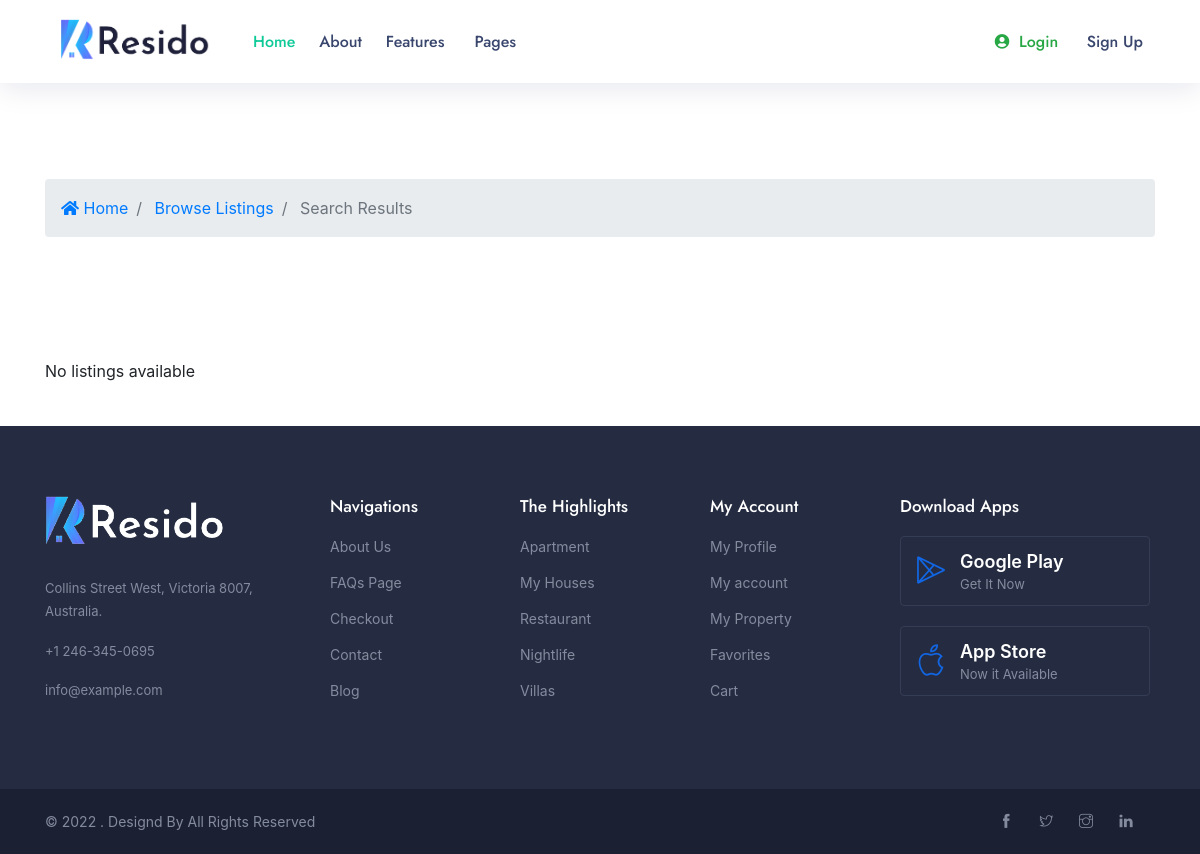
The app's page /search/, older data.
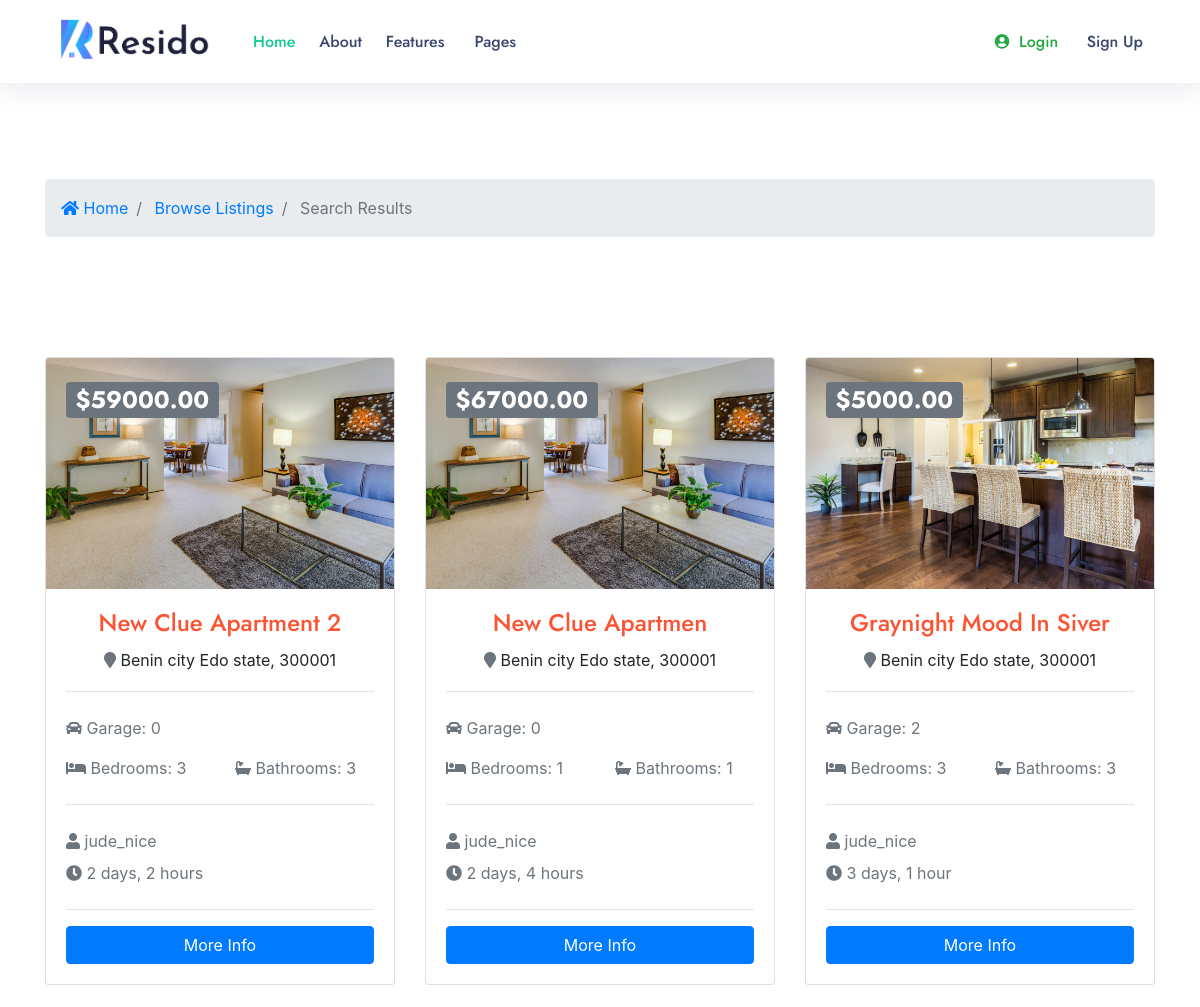
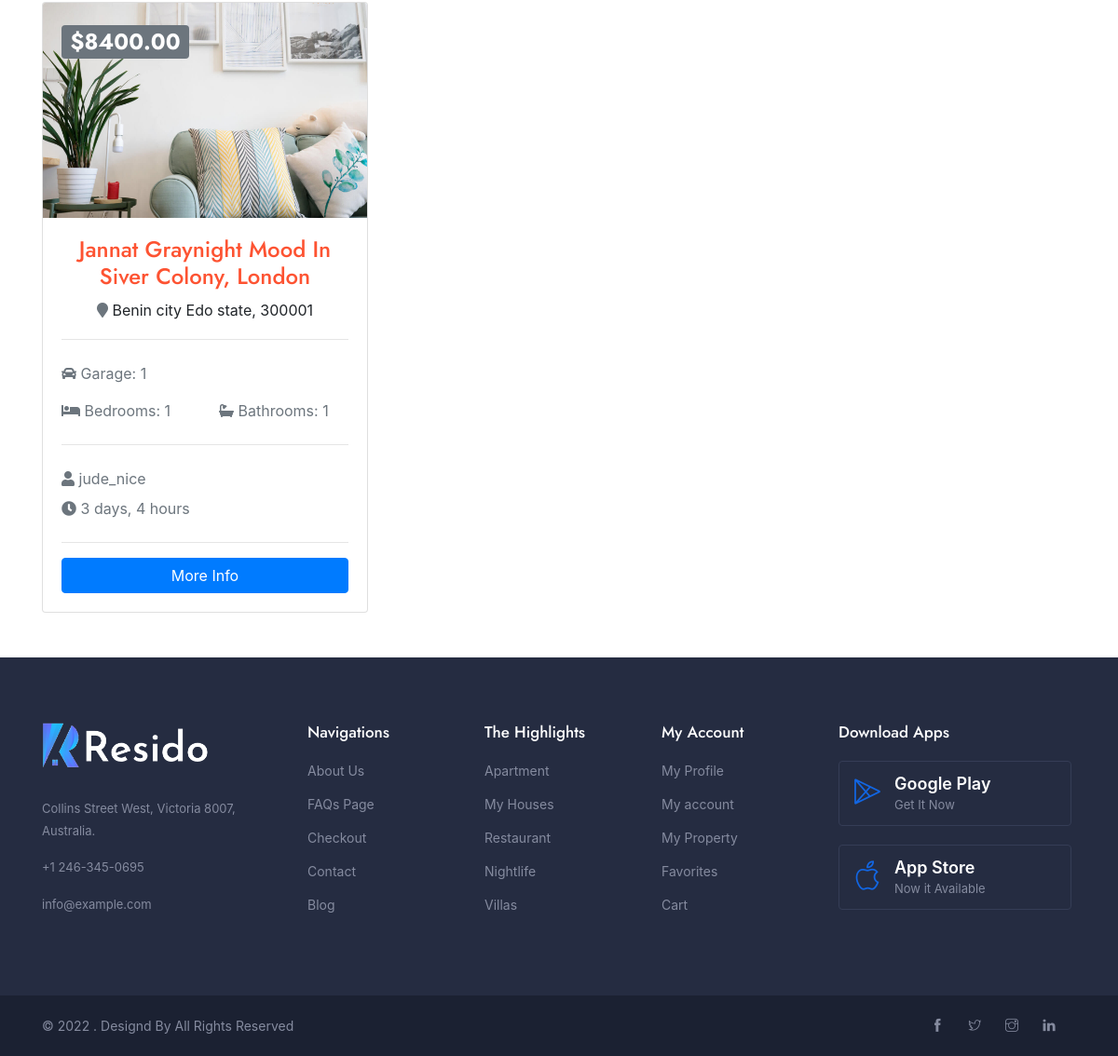
The same page, newer data (2 pictures, top to bottom).
### real/models.py (models this page shows, shortened)
class Listing(models.Model):
    user = models.ForeignKey(CustomUser, on_delete=models.CASCADE)
    title = models.CharField(max_length=225)
    status = models.CharField(max_length=225)
    property_type = models.CharField(max_length=225)
    price = models.DecimalField(max_digits=10 ,decimal_places=2)
    area = models.CharField(max_length=225)
    bedrooms = models.CharField(max_length=225)
    bathrooms = models.CharField(max_length=225)
    address = models.CharField(max_length=225)
    city = models.CharField(max_length=100)
    state = models.CharField(max_length=100)
    zipcode = models.CharField(max_length=100)
    description = models.TextField()
    building_Age = models.CharField(max_length=225 ,blank=True, null=True)
    garage = models.CharField(default=0,max_length=225 ,blank=True, null=True)
    Rooms = models.CharField(max_length=225 ,blank=True, null=True)
    sqft = models.CharField(max_length=225)
    image = models.FileField()
    photo_1 = models.ImageField(upload_to='images/photos', blank=True, null=True)
    photo_2 = models.ImageField(upload_to='images/photos', blank=True, null=True)
    photo_3 = models.ImageField(upload_to='images/photos', blank=True, null=True)
    photo_4 = models.ImageField(upload_to='images/photos', blank=True, null=True)
    photo_5 = models.ImageField(upload_to='images/photos', blank=True, null=True)
    contact_name = models.CharField(max_length=100)
    contact_email = models.CharField(max_length=225)
    contact_phone = models.CharField(max_length=100, blank=True , null=True, unique=True)
    list_date = models.DateTimeField(default=datetime.now, blank=True)
    is_published = models.BooleanField(default=True)
    slug = models.SlugField(default='', null=True, blank=True)

class CustomUser(AbstractUser):
    package_plan = (
        ('BASIC PACKAGE', 'BASIC PACKAGE'),
        ('PLATINUM PACKAGE', 'PLATINUM PACKAGE'),
        ('STANDARD PACKAGE', 'STANDARD PACKAGE'),
    )
    fullname = models.CharField(max_length=50, default='')
    usertitle = models.CharField(max_length=50, default='')
    about = models.CharField(max_length=200)
    city = models.CharField(max_length=50)
    zip = models.CharField(max_length=50)
    state = models.CharField(max_length=50)
    register_as = models.CharField(max_length=100, default='')
    username = models.CharField(max_length=20,unique=True)
    phonenumber = models.CharField(max_length=15, default='', blank=True, null=True)
    facebook_link = models.CharField(max_length=50)
    twitter_link = models.CharField(max_length=200)
    google_link = models.CharField(max_length=200)
    linkdin = models.CharField(max_length=200)
    photo = models.FileField(default='avatar.png', upload_to='images/profile_img')
    address = models.TextField()
    package=models.CharField(choices=package_plan, default='BASIC PACKAGE', max_length=100)

### real/views.py (the view)
# urls.py: path('search/', search, name='search'),
def search(request):
    queryset_list = Listing.objects.order_by('-list_date')
    if 'address' in request.POST:
        address = request.POST['address']
        if address:
            queryset_list = queryset_list.filter(address__icontains=address)
    if 'city' in request.POST:
        city = request.POST['city']
        if city:
            queryset_list = queryset_list.filter(city__iexact=city)
    if 'state' in request.POST:
        state = request.POST['state']
        if state:
            queryset_list = queryset_list.filter(state__iexact=state)
    if 'bedrooms' in request.POST:
        bedrooms = request.POST['bedrooms']
        if bedrooms:
            queryset_list = queryset_list.filter(bedrooms__lte=bedrooms)
    if 'property_type' in request.POST:
        property_type = request.POST['property_type']
        if property_type:
            queryset_list = queryset_list.filter(property_type__lte=property_type)
    if 'price' in request.POST:
        price = request.POST['price']
        if price:
            queryset_list = queryset_list.filter(price__lte=price)
    context = {
        'listings': queryset_list,
    }
    return render(request, 'sarech.html', context)

### template/sarech.html
{%  extends 'include/base.html' %}
{%  load static %}
{%  block body %}
 <section id="bc" class="mt-3">
    <div class="container">
      <nav aria-label="breadcrumb">
        <ol class="breadcrumb">
          <li class="breadcrumb-item">
            <a href="{% url 'index:home' %}">
              <i class="fas fa-home"></i> Home</a>
          </li>
          <li class="breadcrumb-item">
            <a href="">Browse Listings</a>
          </li>
          <li class="breadcrumb-item active"> Search Results</li>
        </ol>
      </nav>
    </div>
  </section>
  <section id="listings" class="py-4">
    <div class="container">
      <div class="row">
          {% if listings %}
      {% for listing in listings %}
      <div class="col-md-6 col-lg-4 mb-4">
          <div class="card listing-preview">
            <img class="card-img-top" src="{{ listing.image.url }}" alt="">
            <div class="card-img-overlay">
              <h2>
                <span class="badge badge-secondary text-white">${{ listing.price }}</span>
              </h2>
            </div>
            <div class="card-body">
              <div class="listing-heading text-center">
                <h4 class="text-primary">{{ listing.title }}</h4>
                <p>
                  <i class="fas fa-map-marker text-secondary"></i> {{ listing.city }} {{ listing.state }}, {{ listing.zipcode}}</p>
              </div>
              <hr>
              <div class="row py-2 text-secondary">
                <div class="col-6">
                  <i class="fas fa-car"></i> Garage: {{ listing.garage }}</div>
              </div>
              <div class="row py-2 text-secondary">
                <div class="col-6">
                  <i class="fas fa-bed"></i> Bedrooms: {{ listing.bedrooms }}</div>
                <div class="col-6">
                  <i class="fas fa-bath"></i> Bathrooms: {{ listing.bathrooms }}</div>
              </div>
              <hr>
              <div class="row py-2 text-secondary">
                <div class="col-12">
                  <i class="fas fa-user"></i> {{ listing.user }}</div>
              </div>
              <div class="row text-secondary pb-2">
                <div class="col-6">
                  <i class="fas fa-clock"></i> {{ listing.list_date | timesince }}</div>
              </div>
              <hr>
              <a href="" class="btn btn-primary btn-block">More Info</a>
            </div>
          </div>
        </div>
      {% endfor %}
    {% else %}
      <div class="col-md-12">
        <p>No listings available</p>
      </div>
    {% endif %}
      </div>
    </div>
  </section>
  {%  endblock  %}

### template/include/base.html (shortened to what this page needs)
{%  load static %}
<!DOCTYPE html>
<html lang="zxx">
<head>
        <link rel="stylesheet" href="{% static 'assets/css/styles.css' %}" rel="stylesheet">
		<link rel="stylesheet" href="{%  static 'assets/css/plugins/css/bootstrap.min.css' %}">
		<link rel="stylesheet" href="{%  static 'assets/css/plugins/date-picker.css' %}">
		<link rel="stylesheet" href="{%  static 'assets/css/plugins/dropzone.css' %}">
		<link rel="stylesheet" href="{%  static 'assets/css/plugins/font-awesome.css' %}">
		<link rel="stylesheet" href="{%  static 'assets/css/plugins/icofont.css' %}">
		<link rel="stylesheet" href="{%  static 'assets/css/plugins/ion.rangeSlider.min.css' %}">
		<link rel="stylesheet" href="{%  static 'assets/css/plugins/light-box.css' %}">
		<link rel="stylesheet" href="{%  static 'assets/css/plugins/line-icon.css' %}">
		<link rel="stylesheet" href="{%  static 'assets/css/plugins/magnific-popup.css' %}">
		<link rel="stylesheet" href="{%  static 'assets/css/plugins/select2.css' %}">
		<link rel="stylesheet" href="{%  static 'assets/css/plugins/slick-theme.css' %}">
		<link rel="stylesheet" href="{%  static 'assets/css/plugins/slick.css' %}">
		<link rel="stylesheet" href="{%  static 'assets/css/plugins/themify.css' %}">
		<link rel="stylesheet" href="{%  static 'assets/css/plugins/animation.css' %}">
		<link href="{% static 'assets/css/colors.css' %}" rel="stylesheet">
    </head>
    <body class="blue-skin">
        <div id="main-wrapper">
            {%  include 'include/header.html' %}
              {%  block body %}
              {%  endblock body %}
              {%  include 'include/footer.html' %}
		</div>
	</body>
</html>

### template/include/header.html (shortened to what this page needs)
{%  load static %}
			<div class="header header-light head-shadow">
				<div class="container">
					<nav id="navigation" class="navigation navigation-landscape">
						<div class="nav-header">
							<a class="nav-brand" href="#">
								<img src="assets/img/logo.png" class="logo" alt="" />
							</a>
						</div>
						<div class="nav-menus-wrapper" style="transition-property: none;">
							<ul class="nav-menu">
								<li class="active">
									<a href="{% url 'index:home' %}"> Home </a>
								</li>
								<li><a href="{%  url 'index:about-us' %}"> About </a>
								</li>
								<li>
									<a href="JavaScript:Void(0);">Features</a>
								</li>
								<li><a href="JavaScript:Void(0);">Pages</a>
								</li>
							</ul>
							<ul class="nav-menu nav-menu-social align-to-right">
								{% if user.is_authenticated %}
								<li>
									<a class="text-capitalize" href="javascript:void()">
									</a>
								</li>
								<li>
									<a class="text-capitalize" href="{%  url 'index:dashborad' %}">
										<span class="text-success"><i class="fas fa-user-circle mr-2"></i>My Profile</span>
									</a>
								</li>
								<li>
									<a href="{% url 'index:property'  %}" class="">
										<img src="{% static 'assets/img/submit.svg' %}" width="20" alt="" class="mr-2" />Add Property</a>
								</li>
								<li>
									<a href="{%  url 'index:logout' %}" class="">
										Logout
									</a>
								</li>
								{% else %}
								<li>
									<a href="{%  url 'index:login' %}" class="text-success">
										<i class="fas fa-user-circle mr-2"></i>Login</a>
								</li>
								<li>
										<a href="{%  url 'index:register' %}" >Sign Up</a>
								</li>
								{%  endif %}
							</ul>
						</div>
					</nav>
				</div>
			</div>

### template/include/footer.html
{%  load static %}
			<footer class="dark-footer skin-dark-footer">
				<div>
					<div class="container">
						<div class="row">
							<div class="col-lg-3 col-md-4">
								<div class="footer-widget">
									<img src="assets/img/logo-light.png" class="img-footer" alt="" />
									<div class="footer-add">
										<p>Collins Street West, Victoria 8007, Australia.</p>
										<p>+1 246-345-0695</p>
										<p>info@example.com</p>
									</div>
								</div>
							</div>
							<div class="col-lg-2 col-md-4">
								<div class="footer-widget">
									<h4 class="widget-title">Navigations</h4>
									<ul class="footer-menu">
										<li><a href="about-us.html">About Us</a></li>
										<li><a href="faq.html">FAQs Page</a></li>
										<li><a href="checkout.html">Checkout</a></li>
										<li><a href="contact.html">Contact</a></li>
										<li><a href="blog.html">Blog</a></li>
									</ul>
								</div>
							</div>
							<div class="col-lg-2 col-md-4">
								<div class="footer-widget">
									<h4 class="widget-title">The Highlights</h4>
									<ul class="footer-menu">
										<li><a href="#">Apartment</a></li>
										<li><a href="#">My Houses</a></li>
										<li><a href="#">Restaurant</a></li>
										<li><a href="#">Nightlife</a></li>
										<li><a href="#">Villas</a></li>
									</ul>
								</div>
							</div>
							<div class="col-lg-2 col-md-6">
								<div class="footer-widget">
									<h4 class="widget-title">My Account</h4>
									<ul class="footer-menu">
										<li><a href="#">My Profile</a></li>
										<li><a href="#">My account</a></li>
										<li><a href="#">My Property</a></li>
										<li><a href="#">Favorites</a></li>
										<li><a href="#">Cart</a></li>
									</ul>
								</div>
							</div>
							<div class="col-lg-3 col-md-6">
								<div class="footer-widget">
									<h4 class="widget-title">Download Apps</h4>
									<a href="#" class="other-store-link">
										<div class="other-store-app">
											<div class="os-app-icon">
												<i class="lni-playstore theme-cl"></i>
											</div>
											<div class="os-app-caps">
												Google Play
												<span>Get It Now</span>
											</div>
										</div>
									</a>
									<a href="#" class="other-store-link">
										<div class="other-store-app">
											<div class="os-app-icon">
												<i class="lni-apple theme-cl"></i>
											</div>
											<div class="os-app-caps">
												App Store
												<span>Now it Available</span>
											</div>
										</div>
									</a>
								</div>
							</div>
						</div>
					</div>
				</div>
				<div class="footer-bottom">
					<div class="container">
						<div class="row align-items-center">
							<div class="col-lg-6 col-md-6">
								<p class="mb-0">© 2022 . Designd By  All Rights Reserved</p>
							</div>
							<div class="col-lg-6 col-md-6 text-right">
								<ul class="footer-bottom-social">
									<li><a href="#"><i class="ti-facebook"></i></a></li>
									<li><a href="#"><i class="ti-twitter"></i></a></li>
									<li><a href="#"><i class="ti-instagram"></i></a></li>
									<li><a href="#"><i class="ti-linkedin"></i></a></li>
								</ul>
							</div>
						</div>
					</div>
				</div>
			</footer>

### static/assets/css/colors.css (style rules this page uses)
.blue-skin a.link:hover, .blue-skin a.link:focus, .blue-skin a:hover, a:focus, .blue-skin .theme-cl, .blue-skin .btn.btn-theme-light, .blue-skin .bl-continue, .blue-skin .header-dark-transparent.header-fixed .attributes li.submit-attri a, .blue-skin nav .menu li a.active, .blue-skin nav .menu li.dropdown.open > a, .blue-skin nav .menu .mg-menu li a i, .blue-skin nav .menu li a:hover, .blue-skin .recommended .pr-value, .blue-skin .btn-outline-theme, .blue-skin .attributes li.submit-attri.theme-log a, .blue-skin .btn.search-btn-outline, .blue-skin .dw-proprty-info li, .blue-skin .ps-trep .ps-type, .blue-skin .d-navigation ul li.active a, .blue-skin span.mod-close, .blue-skin .blog-page .blog-details blockquote .icon, .blue-skin .single-post-pagination .post-pagination-center-grid a, .blue-skin .blog-page .blog-details .comment-area .all-comments article .comment-details .comment-meta .comment-left-meta .comment-date, .blue-skin .cn-info-icon i, .blue-skin .client-info h5, .blue-skin .listing-card-info-price { color:#1266e3; }

Row changes from the older to the newer data that the page shows:
added Listing: image (picture), price "59000.00", title "New Clue Apartment 2", city "Benin city", state "Edo state", zipcode "300001", garage "0", bedrooms "3", bathrooms "3", user "jude_nice", list_date "2 days, 2 hours"
added Listing: image (picture), price "67000.00", title "New Clue Apartmen", city "Benin city", state "Edo state", zipcode "300001", garage "0", bedrooms "1", bathrooms "1", user "jude_nice", list_date "2 days, 4 hours"
added Listing: image (picture), price "5000.00", title "Graynight Mood In Siver", city "Benin city", state "Edo state", zipcode "300001", garage "2", bedrooms "3", bathrooms "3", user "jude_nice", list_date "3 days, 1 hour"
added Listing: image (picture), price "8400.00", title "Jannat Graynight Mood In Siver Colony, London", city "Benin city", state "Edo state", zipcode "300001", garage "1", bedrooms "1", bathrooms "1", user "jude_nice", list_date "3 days, 4 hours"
Text that changed along with them:
text no longer shown: "No listings available"
